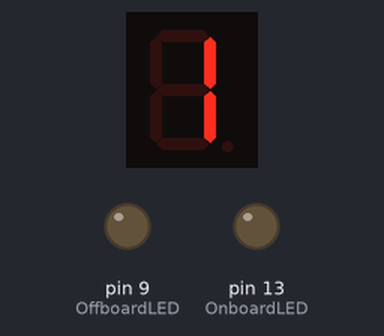
A sketch run on a simulated Arduino Mega 2560, built with avr-gcc and run on an emulated ATmega2560. On the bench: 1-digit seven-segment display, output pins drawn as LEDs (lit = HIGH). Wiring (inferred from the names in the program): 1-digit 7-segment display, segments lit when HIGH: segments pin 50, pin 48, pin 26, pin 28, pin 32, pin 46, pin 42, pin 22. The segment pins are drawn as the display they are named for; pins used as bus, display or sensor lines are not drawn; what the sketch prints to the serial monitor is not drawn.

Above: at 1.3 s.
At 10.3 s:
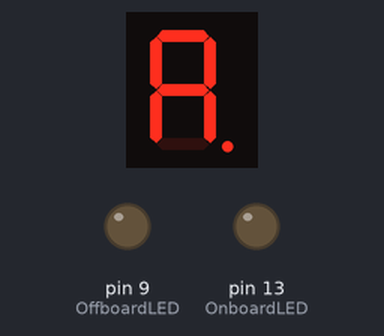
At 12.3 s:
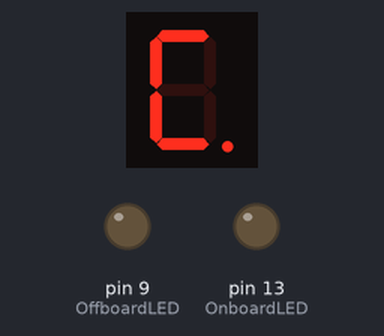
At 13.3 s:
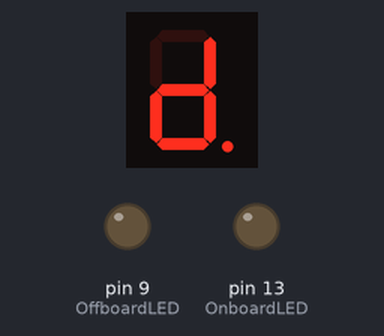
At 14.3 s:
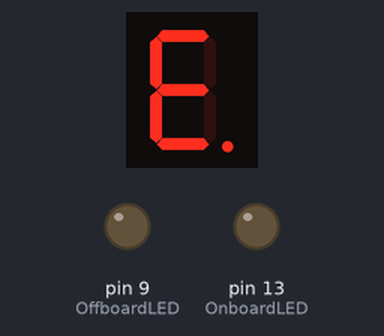
At 15.3 s:
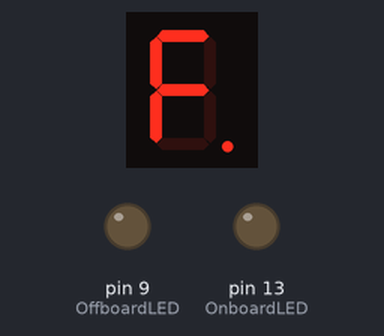

The sketch:

ECE_487_Lab_2.ino
```cpp
/**************************************************************
 *  "Introduction to Digital Input/Output"
 * ECE 487 Lab 2
 *
 * Author:  Hannah Perkins
 * CWID:    11472559
 * Date:    8 February 2021
 * Course:  ECE 487
 *
 * Function:      Blink onboard and offboard LEDs out of phase
 *        based on Toggle Switch input. Keep track of decimal
 *        and hexadecimal count of switch changes on Serial
 *        Monitor and 7-Segment Display.
 *
 * Description:   Application will blink onboard and offboard
 *        LEDs out of phase while Toggle Switch is in "on"
 *        position. During Blinking operation, onboard LED will
 *        be ON for 1 second and OFF for 1 second. Offboard LED
 *        will be exactly out-of-phase: OFF for 1 second and ON
 *        for 1 second. LEDs will continuously blink in this mode
 *        until Toggle Switch is moved to the "off" position.
 *        While Toggle Switch is "off" the LED's will both be off.
 *
 *        The application will keep a count of the total number
 *        of user inputs (switch changes) that have occurred.
 *        This output will be displayed on the Serial Monitor
 *        in both decimal and hexadecimal. The count range is
 *        0 to 15 and will rollover after 15.
 *
 *        The 7-Segment display will display the hexadecimal
 *        value of the count. This will match the count
 *        maintained on the Serial Monitor. Note: If decimal
 *        point is lit on 7-Segment display, then the number is
 *        hexadecimal A through F.
 *
 * Arduino Version: 1.8.14
 *****************************************************************/

// Name Pins
#define OnboardLED 13
#define OffboardLED 9
#define ToggleSwitch 3
#define SegA 50
#define SegB 48
#define SegC 26
#define SegD 28
#define SegE 32
#define SegF 46
#define SegG 42
#define DP 22

void setup() {
  // Initialize onboard and offboard LED Pins
  pinMode(OnboardLED, OUTPUT);
  pinMode(OffboardLED, OUTPUT);

  // Initialize 7-Segment Display Pins
  pinMode(SegA, OUTPUT);
  pinMode(SegB, OUTPUT);
  pinMode(SegC, OUTPUT);
  pinMode(SegD, OUTPUT);
  pinMode(SegE, OUTPUT);
  pinMode(SegF, OUTPUT);
  pinMode(SegG, OUTPUT);
  pinMode(DP, OUTPUT);

  // Initialize Toggle Switch input
  pinMode(ToggleSwitch, INPUT);

  // Set LEDs to OFF
  digitalWrite(OnboardLED, LOW);
  digitalWrite(OffboardLED, LOW);

  // Set 7-Segment Display to 0
  sevenSegDisplay(0);

  // Initialize serial communication (9600 bits/sec)
  Serial.begin(9600);
  while (!Serial) {
    ; // Wait for serial port to connect
  }

  // Send instructions to User
  initialPrompt();
}

void loop() {
  // Test all of the 7 seg displays
  for(int i=0; i<16; i++) {
    sevenSegDisplay(i);
    delay(1000);
  }
}

// Prompt User for input
void initialPrompt() {
  Serial.println("\nPlease enter move Toggle Switch to 'on' "
    "position to begin blinking LEDs. To turn off LED's, move "
    "the Toggle Switch to 'off' position.");
  Serial.println("\nThe 7-Segment Display and Serial Monitor "
    "will keep track of the total number of user inputs "
    "that have occurred. (Toggle switch inputs ONLY.)");
}

// Turn LEDs ON Message
void ledsOnMessage() {
  Serial.println("Turning LEDs ON...");
  Serial.println("LED blinking Mode: \tON");
}

// Turn LEDs OFF
void ledsOff() {
  // Send Message to User via Serial Monitor
  Serial.println("Turning LEDs OFF...");
  Serial.println("LED blinking Mode: \tOFF");

  // Turn off all LEDs on Hardware
  digitalWrite(OnboardLED, LOW);
  digitalWrite(OffboardLED, LOW);
  delay(1000);
}

// Blink 2 LEDS out-of-phase of eachother
void blinkLeds() {
  // Onboard LED ON & Offboard LED OFF for 1 second
  digitalWrite(OnboardLED, HIGH);
  digitalWrite(OffboardLED, LOW);
  delay(1000);

  // Onboard LED OFF & Offboard LED ON for 1 second
  digitalWrite(OnboardLED, LOW);
  digitalWrite(OffboardLED, HIGH);
  delay(1000);
}

// 7-Segment Display Decoder

/********************************************************
 * Function Name:     sevenSegDisplay
 * Input Parameters:  int num - represents number to be
 *                    displayed on 7-segment display
 * Return Value:      void
 * Purpose:           Decodes the integer and calls ssd
 *                    function to light up appropriate
 *                    segments
 *******************************************************/
void sevenSegDisplay(int num) {
  // Range of num should be from 0 to 15
  switch (num) {
    case 0:
      ssd(1,1,1,1,1,1,0,0);
      break;
    case 1:
      ssd(0,1,1,0,0,0,0,0);
      break;
    case 2:
      ssd(1,1,0,1,1,0,1,0);
      break;
    case 3:
      ssd(1,1,1,1,0,0,1,0);
      break;
    case 4:
      ssd(0,1,1,0,0,1,1,0);
      break;
    case 5:
      ssd(1,0,1,1,0,1,1,0);
      break;
    case 6:
      ssd(1,0,1,1,1,1,1,0);
      break;
    case 7:
      ssd(1,1,1,0,0,0,0,0);
      break;
    case 8:
      ssd(1,1,1,1,1,1,1,0);
      break;
    case 9:
      ssd(1,1,1,1,0,1,1,0);
      break;
    case 10:
      ssd(1,1,1,0,1,1,1,1);
      break;
    case 11:
      ssd(0,0,1,1,1,1,1,1);
      break;
    case 12:
      ssd(1,0,0,1,1,1,0,1);
      break;
    case 13:
      ssd(0,1,1,1,1,0,1,1);
      break;
    case 14:
      ssd(1,0,0,1,1,1,1,1);
      break;
    case 15:
      ssd(1,0,0,0,1,1,1,1);
      break;
  }
}

/****************************************************************
 * Function Name:     ssd
 * Input Parameters:  bool a - represents segment a of display
 *                    bool b - segment b
 *                    bool c - segment c
 *                    bool d - segment d
 *                    bool e - segment e
 *                    bool f - segment f
 *                    bool g - segment g
 *                    bool dp - decimal point
 * Return Value:      void
 * Purpose:           Lights up 7-Segment display from
 *                    0 to F according to input
 ****************************************************************/
void ssd(bool a, bool b, bool c, bool d, bool e, bool f, bool g, bool dp) {
  digitalWrite(SegA, a);
  digitalWrite(SegB, b);
  digitalWrite(SegC, c);
  digitalWrite(SegD, d);
  digitalWrite(SegE, e);
  digitalWrite(SegF, f);
  digitalWrite(SegG, g);
  digitalWrite(DP, dp);
}
```

Measured:
- by itself, everything shown: repeats every 16.0 s, in 16 steps
- what the display in image 0 shows lasts 1.0 s, from 1.2 s to 2.2 s
